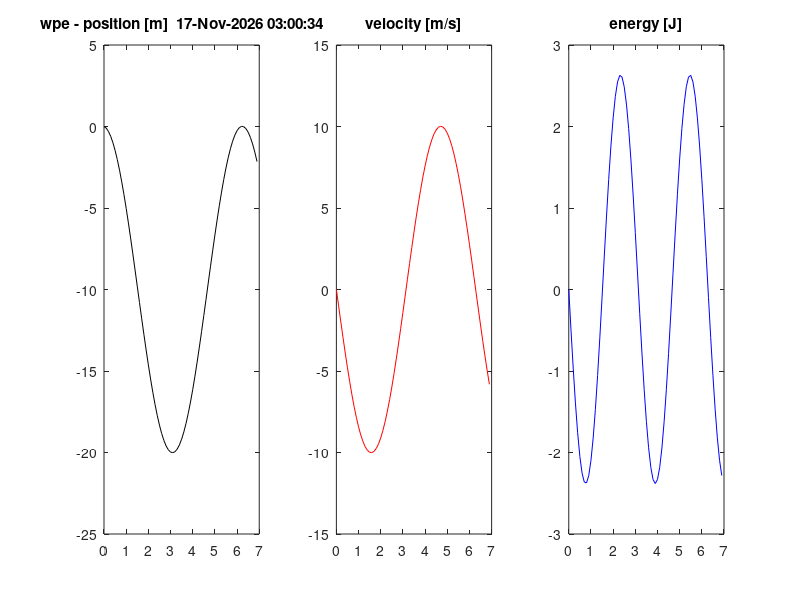

MATLAB code for this plot:
%
% vertical spring position at start of step
% gravity and potential energy are taken into account
t = 0.0;
dt = 0.1;
velocity = 0.0;
position = 0;
k=1;
g=-10;
force = 0;
mass = 1.0;
fprintf('%-12s%-12s%-12s%-12s\n','time','position','velocity','energy');
i=1;
e0=0.5*k*position*position-mass*g*position;
clear v[tpve];
while t <= 1.1*2*pi*sqrt(mass/k)
  vt(i)=t; %#ok<*SAGROW>
  vp(i)=position;
  vv(i)=velocity;
  e=0.5*k*position*position+0.5*mass*velocity*velocity-mass*g*position;
  ve(i)=e;
  force=-k*position+mass*g;
  velocity = velocity +( force / mass ) * dt;
  position = position+ velocity * dt;
  fprintf('%-12.3f%-12.3f%-12.3f%-12.3f\n',t,position,velocity,e);
  i=i+1;
  t = t+ dt;
 end 
 clf
 subplot(1,3,1);
 plot(vt,vp,'k');
 title(["wpe - position [m]  " datestr(now())]);
 subplot(1,3,2);
 plot(vt,vv,'r');
 title('velocity [m/s]');
 subplot(1,3,3);
 plot(vt,ve,'b');
 title('energy [J]');
